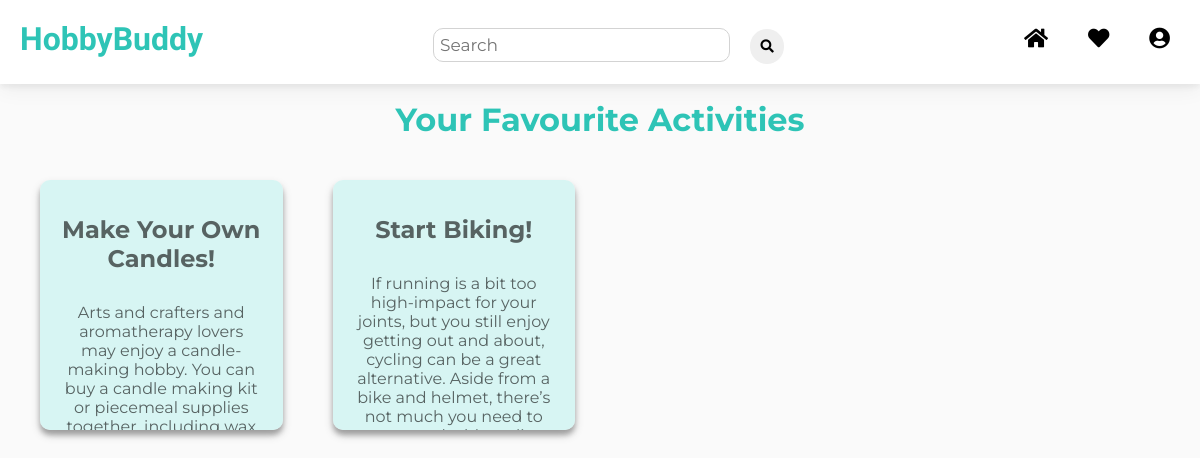
Page /saved-activity/ (signed in) on the committed database.
### activity/models.py (models this page shows, shortened)
class Activity(models.Model):
    title = models.CharField(max_length=100)
    picture = models.ImageField(upload_to='activity_media')
    description = models.TextField()
    cost_estimation = models.PositiveIntegerField()

### activity/views.py (the view)
# urls.py: path('saved-activity/', activity_view.saved_activity, name='saved-activity'),
@login_required(login_url="/")
def saved_activity(request):
    saved = UserActivity.objects.filter(user=request.user)
    activities = []
    for ua in saved:
        act = Activity.objects.get(pk=ua.activity.pk)
        activities.append(act)
    context = {'acts': activities}
    return render(request, "activity/savedactivity.html", context)

### templates/activity/savedactivity.html (shortened to what this page needs)
<!DOCTYPE html>
<html lang="en">
{% extends "newbase.html" %}
{% load static %}
    {% block content %}
    <link rel="stylesheet" type="text/css" href="{% static 'activity/savedactivity.css' %}">
    <div class="container">
    <h1 id="temp">Your Favourite Activities</h1>
    <div class="grid-container">
    {% for act in acts %}
        <a id="box" href="{% url 'activity-details' activity_id=act.id %}">
            <div class = "grid-item">
                <h2 class="fav-title">{{ act.title }}</h2>
                <div class="project-info">
                    <p class="fav-text">{{ act.description }}</p>
                </div>
            </div>
        </a>
    {% endfor %}
    </div>
    </div>
    {% endblock %}

### static/newbase/newbase.css (style rules this page uses)
body { font-family: 'Montserrat', sans-serif; margin: 0; }
a { color: black; text-decoration: none; padding: 10px; }

### static/activity/savedactivity.css (style rules this page uses)
body { font-family: "Montserrat", sans-serif; background-color: rgba(211,211,211, 0.1); }
.grid-container { display: grid; max-width: 100%; grid-column-gap: 10px; grid-row-gap: 10px; margin: 20px; }
.grid-item { background-color: rgba(203, 243, 240, 0.75); box-shadow: 0 5px 5px 0 rgba(0,0,0,0.24), 0 5px 10px 0 rgba(0,0,0,0.19); padding : 10px 15px 10px 15px; border-radius: 10px; margin: 10px; max-height: 230px; overflow: scroll; }
@media (min-width: 600px) { .grid-container { grid-template-columns: repeat(2, 1fr); } }
@media (min-width: 900px) { .grid-container { grid-template-columns: repeat(3, 1fr); } }
@media (min-width: 1200px) { .grid-container { grid-template-columns: repeat(4, 1fr); } }
#temp { text-align: center; color: #2ec4b6; }
.fav-title, .fav-text { text-align: center; padding: 5px; color: rgba(0,0,0,0.6); }

### rows in the picture
Activity: title "Make Your Own Candles!", description "Arts and crafters and aromatherapy lovers may enjoy a candle-making hobby. You can buy a candle making kit or piecemeal supplies…"
Activity: title "Start Biking!", description "If running is a bit too high-impact for your joints, but you still enjoy getting out and about, cycling can be a great alternative. Aside from a bike and helmet, there’s not much you need to…"
